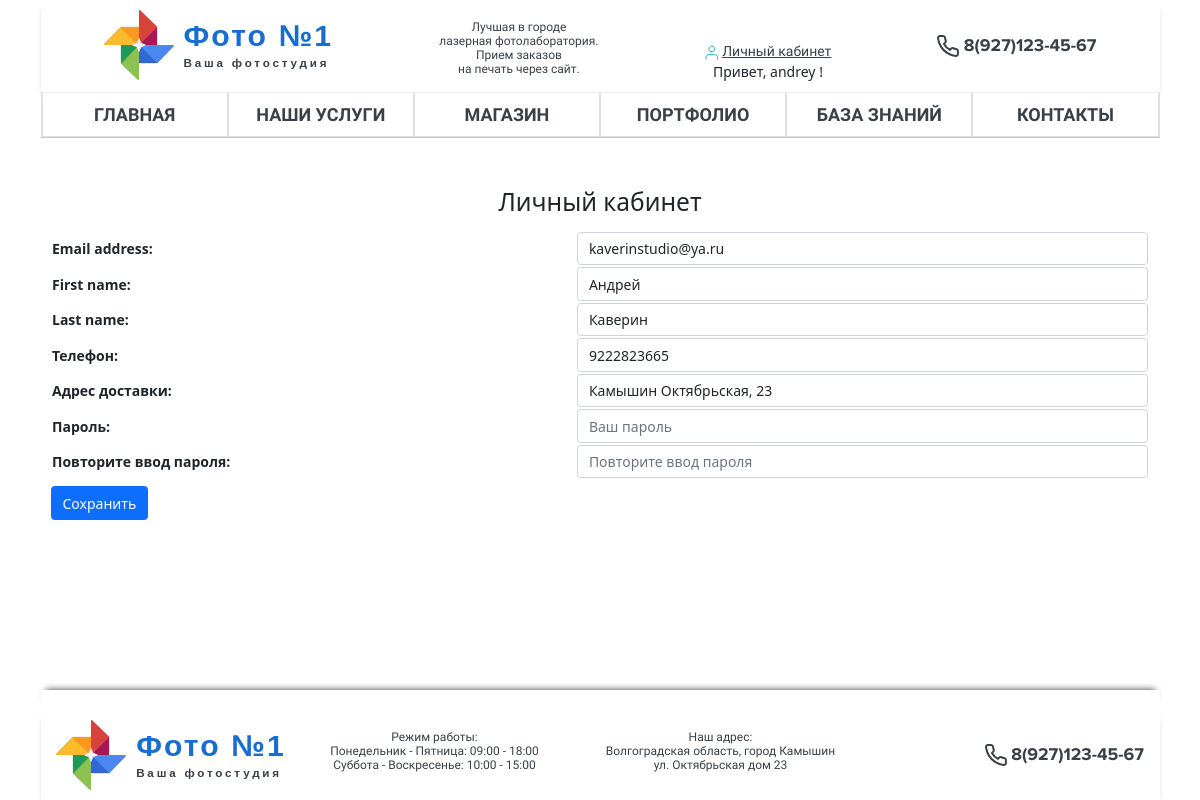
The app's page /user/1/edit/ (signed in) with its own data.
### user/models.py (models this page shows, shortened)
class UserModel(AbstractUser):
    city = models.CharField(max_length=64, null=True, blank=True)
    phone = models.CharField(max_length=10, null=True, blank=True)

### user/views.py (the view, shortened to what this page needs)
# urls.py: path('<int:pk>/edit/', UserEditView.as_view(), name='edit'),
class UserEditView(UpdateView):
    form_class = UserEditForm
    model = UserModel
    @method_decorator(login_required)
    def dispatch(self, request, *args, **kwargs):
        user = self.get_object()
        if user != request.user:
            return HttpResponseForbidden('Доступ запрещен')
        return super().dispatch(request, *args, **kwargs)

### user/context_processor.py
class MyAuthenticationForm(AuthenticationForm):
    def __init__(self, *args, **kwargs):
        super(MyAuthenticationForm, self).__init__(*args, **kwargs)
        self.fields['username'].widget = forms.TextInput(
            attrs={'class': 'form-control', 'placeholder': 'Ваш логин'})
        self.fields['password'].widget = forms.PasswordInput(
            attrs={'class': 'form-control', 'placeholder': 'Ваш пароль'})

### user/context_processor.py (called while the page is built)
def link_login(request):
    return {'login_link': MyAuthenticationForm()}

### user/templates/user/usermodel_form.html (shortened to what this page needs)
{% extends 'layout/default.html' %} {% block content %}
<div class="container">
  <div class="text-center">
    <hr class="line mt-0" />
  </div>
</div>
<div class="container col p-4">
  <h3 class="d-block text-center p-3">Личный кабинет</h3>
  <form action="" method="post">
    <div class="inputs">
      <table class="inputs">
        {{ form.as_table }}
      </table>
    </div>
    <div class="button pt-2 text-center text-sm-start">
      <input class="btn btn-primary" type="submit" value="Сохранить" />
    </div>
  </form>
</div>
{% endblock content %}

### main/templates/layout/default.html (shortened to what this page needs)
<!DOCTYPE html>
<html lang="ru">
  <head>
    <link
      rel="stylesheet"
      href="https://cdn.jsdelivr.net/npm/@fancyapps/ui/dist/fancybox.css"
    />
    <link
      rel="stylesheet"
      href="https://unpkg.com/swiper/swiper-bundle.min.css"
    />
    <link
      rel="stylesheet"
      href="path/to/font-awesome/css/font-awesome.min.css"
    />
    <link
      href="https://cdn.jsdelivr.net/npm/bootstrap@5.0.1/dist/css/bootstrap.min.css"
      rel="stylesheet"
    />
    {% load static %}
    <link rel="stylesheet" href="{% static '/fonts/roboto/stylesheet.css' %}" />
    <link
      rel="stylesheet"
      href="{% static '/css/galereya-latest/jquery.galereya.css' %}"
    />
    <link rel="stylesheet" href="{% static '/css/style.css' %}" />
  </head>
  <body>
    <header>
      <div class="container">
        <div class="header-top d-flex justify-content-around">
          <a href="{% url 'home' %}">
            <div class="header-logo d-flex flex-row">
              <img
                src="{% static '/img/logos_google-photos.svg' %}"
                alt=""
                class="logo-image"
              />
              <div class="logo-title mobile_hidden m-auto">
                <h3>Фото №1</h3>
                <p>Ваша фотостудия</p>
              </div>
            </div>
          </a>
          <div class="header-text mobile_hidden">
            <p>
              Лучшая в городе <br />
              лазерная фотолаборатория. <br />
              Прием заказов <br />
              на печать через сайт.
            </p>
          </div>
          <div class="user-enter text-center">
            <img src="{% static '/img/user.svg' %}" alt="" />
            {% if user.is_anonymous %}
            <span class="user-link">Личный кабинет</span>
            {% else %}
            <span class="user-link">Личный кабинет</span>
            <p>Привет, {{ user.username }} !</p>
            {% endif %}
          </div>
          <div class="header-phone my-auto">
            <a href="tel:89271234567" class="mobile_hidden">
              <img src="{% static '/img/phone.svg' %}" alt="" />
              <span class="mobile_hidden">8(927)123-45-67</span></a
            >
          </div>
        </div>
      </div>
      <div class="container position-relative">
        <nav class="bg-white sidebar">
          <ul class="d-flex justify-content-around flex-lg-row flex-column">
            <li class="line"></li>
            <li class="link-item">
              <a href="{% url 'home' %}">ГЛАВНАЯ</a>
            </li>
            <li class="line"></li>
            <li class="link-item">
              <a href="{% url 'servises' %}">НАШИ УСЛУГИ</a>
            </li>
            <li class="line"></li>
            <li class="link-item">
              <a href="{% url 'shop:product' %}">МАГАЗИН</a>
            </li>
            <li class="line"></li>
            <li class="link-item">
              <a href="{% url 'portfolio' %}">ПОРТФОЛИО</a>
            </li>
            <li class="line"></li>
            <li class="link-item">
              <a href="">БАЗА ЗНАНИЙ</a>
            </li>
            <li class="line"></li>
            <li class="link-item">
              <a href="/pages/contact/">КОНТАКТЫ</a>
            </li>
            <li class="line"></li>
          </ul>
        </nav>
      </div>
    </header>
    {% block content %}{% endblock content %}
    <footer class="mt-4">
      <div class="container">
        <div class="footer-wrapper"></div>
        <div class="header-top d-flex justify-content-around">
          <a href="{% url 'home' %}">
            <div class="header-logo d-flex flex-row">
              <img
                src="{% static '/img/logos_google-photos.svg' %}"
                alt=""
                class="logo-image"
              />
              <div class="logo-title m-auto mobile_hidden">
                <h3>Фото №1</h3>
                <p>Ваша фотостудия</p>
              </div>
            </div>
          </a>
          <div class="header-text col-lg-3">
            <p>
              Режим работы: <br />
              Понедельник - Пятница: 09:00 - 18:00 <br />
              Суббота - Воскресенье: 10:00 - 15:00
            </p>
          </div>
          <div class="header-text col-3 mobile_hidden">
            <p>
              Наш адрес: <br />Волгоградская область, город Камышин <br />ул.
              Октябрьская дом 23
            </p>
          </div>
          <div class="header-phone col-lg-3 text-end my-auto">
            <a href="tel:89271234567">
              <img src="{% static '/img/phone.svg' %}" alt="" />
              <span class="mobile_hidden">8(927)123-45-67</span></a
            >
          </div>
        </div>
      </div>
    </footer>
  </body>
</html>

### main/static/css/style.css (style rules this page uses)
*, *::before, *::after { box-sizing: border-box; }
ul[class], ol[class] { padding: 0; }
main, body, h1, h2, h3, h4, p, ul[class], ol[class], li, figure, figcaption, blockquote, dl, dd { margin: 0; }
html { height: 100%; font-size: 14px; }
body { height: 100%; scroll-behavior: smooth; text-rendering: optimizeSpeed; line-height: 1.5; background: #FFFFFF; display: flex; flex-direction: column; }
ul[class], ol[class] { list-style: none; }
a { text-decoration: none; }
img { max-width: 100%; }
input, button, textarea, select { font: inherit; }
header { flex: 0 0 auto; z-index: 1049; width: 100%; }
.header-top { padding: 10px; background: #FFFFFF; box-shadow: 0 5px 7px -5px rgba(0, 0, 0, 0.8); }
.header-top a { text-decoration: none; }
.header-top a .header-logo .logo-title { padding-left: 10px; }
.header-top a .header-logo .logo-title h3 { font-family: Arial; font-style: normal; font-weight: bold; font-size: calc(21px + 10 * ((100vw - 320px) / (1280 - 320))); align-items: center; letter-spacing: 0.07em; color: #186DD1; text-align: justify; }
.header-top a .header-logo p { font-family: Arial; font-style: normal; font-weight: bold; font-size: calc(8px + 4 * ((100vw - 320px) / (1280 - 320))); text-align: justify; letter-spacing: 0.24em; color: #3A4047; }
.header-top .header-text { font-family: Roboto; font-style: normal; font-weight: normal; font-size: 12px; line-height: 14px; text-align: center; padding-top: 10px; color: #3A4047; }
.header-top .user-enter { padding-top: 30px; }
.header-top .user-enter .user-link { font-family: Roboto; font-style: normal; font-weight: normal; font-size: 14px; line-height: 16px; text-align: justify; text-decoration-line: underline; cursor: pointer; color: #3A4047; }
.header-top .header-phone a { font-family: Proxima Nova; font-style: normal; font-weight: normal; font-size: calc(14px + 4 * ((100vw - 320px) / (1280 - 320))); line-height: 19px; text-align: right; color: #3A4047; }
nav .line { border: 1px solid #E0E0E0; }
nav .link-item { display: inline-block; width: 100%; padding: 0.8em 0; text-align: center; border-top: #ededed 1px solid; transition: all 0.3s ease-in-out; }
nav .link-item a { display: block; font-family: Roboto; font-style: normal; font-weight: bold; font-size: 18px; line-height: 21px; color: #3A4047; }
footer { flex: 0 0 auto; }
.footer-wrapper { padding: 10px; background: #FFFFFF; box-shadow: 0 -5px 7px -5px rgba(0, 0, 0, 0.8); }
.inputs { width: 100%; }
.inputs label { padding-right: 2em; }
.bg-white { border-bottom: 1px solid #E0E0E0; }

### records on screen
UserModel: username "andrey", email "kaverinstudio@ya.ru", first_name "Андрей", last_name "Каверин", phone "9222823665", city "Камышин Октябрьская, 23"
